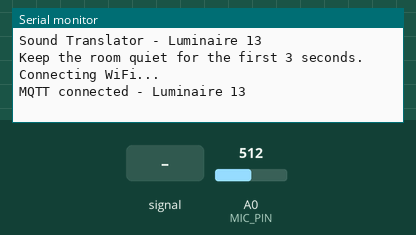
Recording of a sketch running on a simulated Arduino MKR. Parts: the last lines printed to the serial monitor. The test bench sets the inputs (shaded band); at power-on: A0 (MIC_PIN) = 512 (analog values on the 0–1023 scale). WiFi joins after 1.5 s; servers stay silent unless stated; no MQTT or app messages arrive unless stated.

Above: at 2.7 s.
2.8 s: A0 (MIC_PIN) fed a 200 Hz sine of ±81 counts around its level
At 4.82 s:
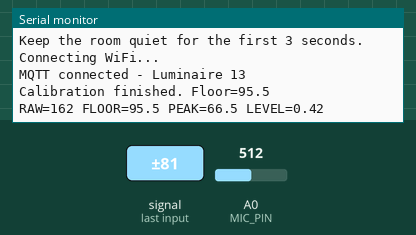
5.8 s: A0 (MIC_PIN) set to 716
At 6.62 s:
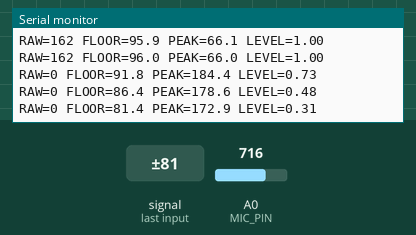
7.3 s: A0 (MIC_PIN) fed a 1000 Hz sine of ±255 counts around its level
At 7.56 s:
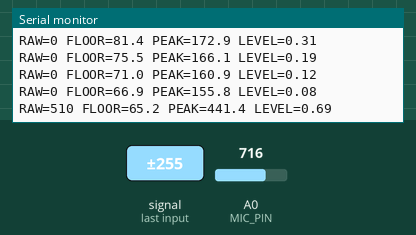
8.8 s: A0 (MIC_PIN) set to 900
At 8.94 s:
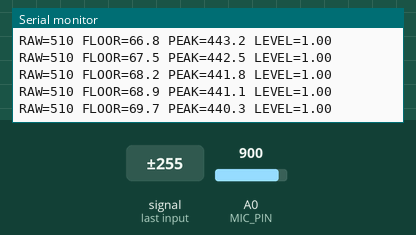
Timing chart, 0 to 11.3 s (numbered marks = the images above; inputs shaded):
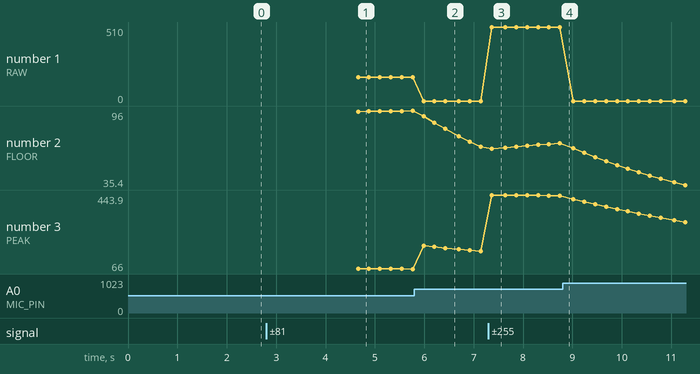

Measured:
- after the input at 2.8 s, the serial monitor: prints a new line after 1.8 s (image 1)
- after the input at 5.8 s, the serial monitor: prints a new line after 0.19 s (image 2)
- after the input at 7.3 s, the serial monitor: prints a new line after 0.07 s (image 3)
- plotted number 1: 162 → 0 after the input at 5.8 s, 0 → 510 after the input at 7.3 s
- plotted number 2: 96 → 66.9 after the input at 5.8 s, 66.9 → 69.7 after the input at 7.3 s, 69.7 → 35.4 after the input at 8.8 s
- plotted number 3: 66 → 155.8 after the input at 5.8 s, 155.8 → 440.3 after the input at 7.3 s, 440.3 → 304.3 after the input at 8.8 s

The sketch:

RadioWaveFinal.ino
```cpp
#include <SPI.h>
#include <WiFiNINA.h>
#include <PubSubClient.h>
#include "arduino_secrets.h"
#include <math.h>

const char* ssid = SECRET_SSID;
const char* password = SECRET_PASS;
const char* mqttUser = SECRET_MQTTUSER;
const char* mqttPass = SECRET_MQTTPASS;
const char* mqttServer = "mqtt.cetools.org";
const int mqttPort = 1884;
const char* mqttTopic = "student/CASA0014/luminaire/13";

WiFiClient wifiClient;
PubSubClient mqttClient(wifiClient);

const int MIC_PIN = A0;
const int WIDTH = 12;
const int HEIGHT = 6;
const int NUM_LEDS = WIDTH * HEIGHT;
byte rgbPayload[NUM_LEDS * 3];
const bool SERPENTINE = false;

// The influence of amplifying the volume on color changes
const float SOUND_GAIN = 2.2f;
const float MIN_DYNAMIC_RANGE = 18; // Sets the minimum normalisation range
const float CLAP_THRESHOLD = 0.72f;  // Sets the threshold for sudden-sound effects
const unsigned long FRAME_MS = 55; // Updates lighting approximately 18 times per second
const unsigned long CALIBRATION_MS = 3000; // Calibrates background noise for 3 seconds
const unsigned long FLASH_MS = 520; // Sets the duration of the light pulse
const unsigned long CLAP_COOLDOWN_MS = 700; // Prevents repeated triggering too quickly

float noiseFloor = 0;
float calibrationSum = 0;
unsigned int calibrationSamples = 0;
unsigned long calibrationStart = 0;
bool calibrated = false;
float dynamicPeak = MIN_DYNAMIC_RANGE;
float level = 0;
float lastInstantLevel = 0;
unsigned long flashStart = 0;
unsigned long lastClap = 0;
bool flashActive = false;
unsigned long lastFrame = 0;
unsigned long lastWiFiAttempt = 0;
unsigned long lastMQTTAttempt = 0;

int ledIndex(int x, int y) {
  if (SERPENTINE && y % 2 == 1) x = WIDTH - 1 - x;
  return (y * WIDTH + x) * 3;
}

void setPixel(int x, int y, int r, int g, int b) {
  if (x < 0 || x >= WIDTH || y < 0 || y >= HEIGHT) return;
  int k = ledIndex(x, y);
  rgbPayload[k] = (byte)constrain(r, 0, 255);
  rgbPayload[k + 1] = (byte)constrain(g, 0, 255);
  rgbPayload[k + 2] = (byte)constrain(b, 0, 255);
}

int readAmplitude() {
  int low = 1023;
  int high = 0;
  unsigned long start = millis();
  while (millis() - start < 25) {
    int v = analogRead(MIC_PIN);
    if (v < low) low = v;
    if (v > high) high = v;
  }
  return high - low;
}

void readAndProcessSound() {
  int raw = readAmplitude();
  if (!calibrated) {
    if (calibrationStart == 0) calibrationStart = millis();
    calibrationSum += raw;
    calibrationSamples++;
    if (millis() - calibrationStart >= CALIBRATION_MS) {
      noiseFloor = calibrationSum / max(1U, calibrationSamples);
      dynamicPeak = MIN_DYNAMIC_RANGE;
      calibrated = true;
      Serial.print("Calibration finished. Floor=");
      Serial.println(noiseFloor, 1);
    }
    level = 0;
    return;
  }

  // First 3 seconds, distinguish meaningful sound activity from the room's normal ambient noise
  float floorRate = (raw < noiseFloor + 5) ? 0.015f : 0.0004f;
  noiseFloor += (raw - noiseFloor) * floorRate;
  float activity = max(0.0f, raw - noiseFloor);

  if (activity > dynamicPeak) dynamicPeak = activity;
  else dynamicPeak = max(MIN_DYNAMIC_RANGE, dynamicPeak * 0.992f);

  // Using Smoothing makes the light responding quickly
  float instant = constrain(activity * SOUND_GAIN / max(MIN_DYNAMIC_RANGE, dynamicPeak), 0.0f, 1.0f);
  // Sudden Sound Detection
  bool sudden = instant >= CLAP_THRESHOLD &&
                (instant - lastInstantLevel > 0.22f) &&
                (lastClap == 0 || millis() - lastClap > CLAP_COOLDOWN_MS);
  if (sudden) {
    flashStart = millis();
    lastClap = millis();
    flashActive = true;
  }
  lastInstantLevel = instant;

  float smoothRate = instant > level ? 0.42f : 0.10f;
  level += (instant - level) * smoothRate;
  if (level < 0.035f) level = 0;
  static unsigned long lastPrint = 0;
  if (millis() - lastPrint > 220) {
    lastPrint = millis();
    Serial.print("RAW="); Serial.print(raw);
    Serial.print(" FLOOR="); Serial.print(noiseFloor, 1);
    Serial.print(" PEAK="); Serial.print(dynamicPeak, 1);
    Serial.print(" LEVEL="); Serial.println(level, 2);
  }
}

// 12-column sound meter with a distinctly different colour in each section.
void drawLights() {
  const byte palette[12][3] = {
    {0, 45, 210}, {0, 95, 240}, {0, 190, 235}, {0, 220, 190},
    {0, 230, 105}, {90, 235, 25}, {175, 220, 0}, {235, 205, 0},
    {255, 150, 0}, {255, 78, 0}, {255, 30, 75}, {255, 0, 155}
  };

  // Mapping Sound to LED Columns
  float activeColumns = level * WIDTH;
  for (int y = 0; y < HEIGHT; y++) {
    for (int x = 0; x < WIDTH; x++) {
      float fraction = constrain(activeColumns - x, 0.0f, 1.0f);
      if (fraction > 0.01f) {
        int r = (int)(palette[x][0] * fraction);
        int g = (int)(palette[x][1] * fraction);
        int b = (int)(palette[x][2] * fraction);
        setPixel(x, y, r, g, b);
      } else {
        setPixel(x, y, 0, 0, 12);
      }
    }
  }

  // Expanding Light Pulse
  if (flashActive) {
    unsigned long elapsed = millis() - flashStart;
    if (elapsed >= FLASH_MS) {
      flashActive = false;
    } else {
      float progress = (float)elapsed / FLASH_MS;
      float radius = progress * 7.0f;
      float intensity = 1.0f - progress;
      for (int y = 0; y < HEIGHT; y++) {
        for (int x = 0; x < WIDTH; x++) {
          float d = sqrtf((x - 5.5f)*(x - 5.5f) + (y - 2.5f)*(y - 2.5f));
          float ring = constrain(1.0f - fabsf(d - radius) / 1.0f, 0.0f, 1.0f);
          float brightness = ring * intensity;
          if (brightness > 0.01f) {
            setPixel(x, y, (int)(255 * brightness),
                            (int)(180 * brightness), (int)(255 * brightness));
          }
        }
      }
    }
  }
}

void maintainConnection() {
  if (WiFi.status() != WL_CONNECTED) {
    if (lastWiFiAttempt == 0 || millis() - lastWiFiAttempt >= 10000) {
      lastWiFiAttempt = millis();
      Serial.println("Connecting WiFi...");
      WiFi.begin(ssid, password);
    }
    return;
  }
  if (!mqttClient.connected()) {
    if (lastMQTTAttempt == 0 || millis() - lastMQTTAttempt >= 5000) {
      lastMQTTAttempt = millis();
      String id = String("SoundTranslator13-") + String(millis());
      if (mqttClient.connect(id.c_str(), mqttUser, mqttPass))
        Serial.println("MQTT connected - Luminaire 13");
      else {
        Serial.print("MQTT state: ");
        Serial.println(mqttClient.state());
      }
    }
  } else {
    mqttClient.loop();
  }
}

void setup() {
  Serial.begin(115200);
  analogReadResolution(10);
  pinMode(MIC_PIN, INPUT);
  memset(rgbPayload, 0, sizeof(rgbPayload));
  mqttClient.setServer(mqttServer, mqttPort);
  mqttClient.setBufferSize(512);
  mqttClient.setSocketTimeout(2);
  Serial.println("Sound Translator - Luminaire 13");
  Serial.println("Keep the room quiet for the first 3 seconds.");
  maintainConnection();
}

void loop() {
  maintainConnection();
  if (millis() - lastFrame >= FRAME_MS) {
    lastFrame = millis();
    readAndProcessSound();
    drawLights();
    if (mqttClient.connected() &&
        !mqttClient.publish(mqttTopic, rgbPayload, sizeof(rgbPayload))) {
      Serial.println("MQTT publish failed");
    }
  }
}
```

arduino_secrets.h
```cpp
#ifndef ARDUINO_SECRETS_H
#define ARDUINO_SECRETS_H


#define SECRET_SSID "YOUR_WIFI_NAME"
#define SECRET_PASS "YOUR_WIFI_PASSWORD"
#define SECRET_MQTTUSER "YOUR_MQTT_USERNAME"
#define SECRET_MQTTPASS "YOUR_MQTT_PASSWORD"

#endif
```
